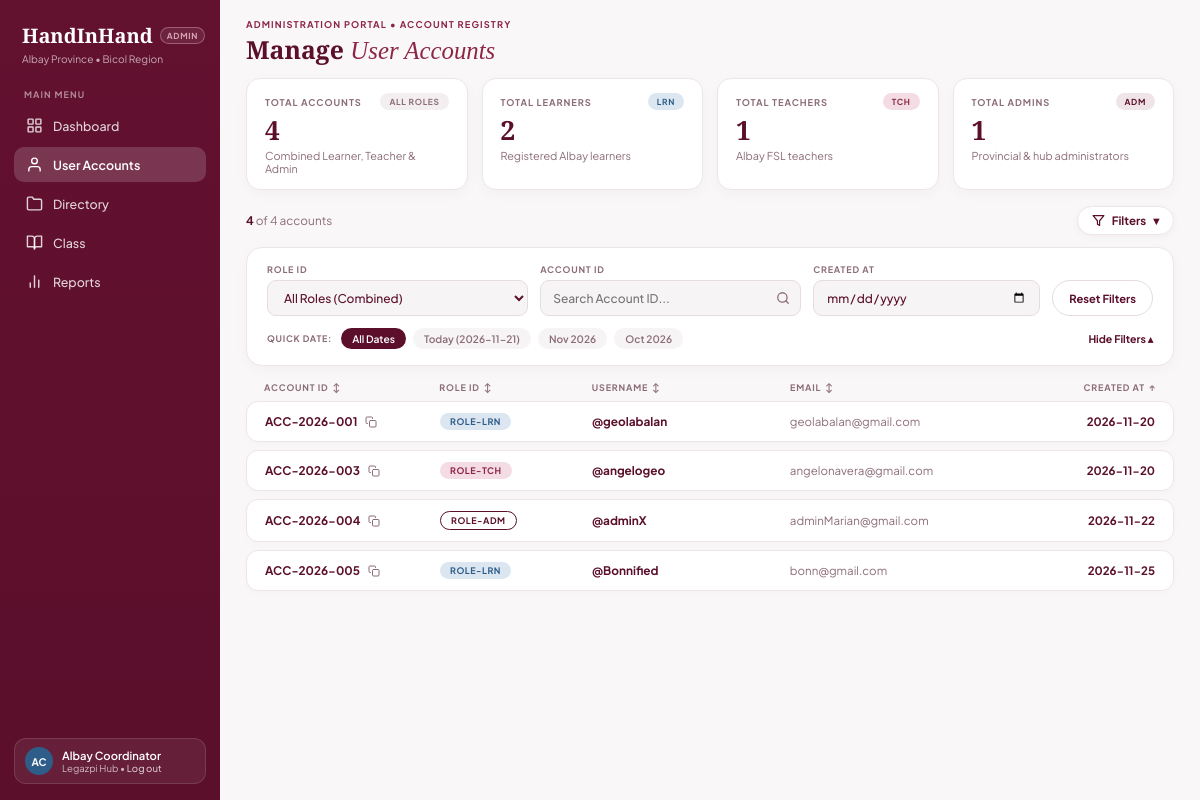
The page /admin_users.php on the database its author committed.
### tables this page shows
CREATE TABLE `accounts` (
  `account_id` int(11) NOT NULL,
  `role_id` int(11) NOT NULL,
  `username` varchar(30) NOT NULL,
  `email` varchar(255) NOT NULL,
  `password_hash` varchar(255) NOT NULL,
  `created_at` timestamp NOT NULL DEFAULT current_timestamp()
);

### admin_users.php (the view, shortened to what this page needs)
<?php
require_once __DIR__ . '/includes/db_connect.php';
$coordinator_name = 'Albay Coordinator';
$coordinator_hub  = 'Legazpi Hub';
$name_parts = preg_split('/\s+/', trim($coordinator_name));
$initials   = strtoupper(substr($name_parts[0] ?? 'A', 0, 1) . substr($name_parts[1] ?? 'C', 0, 1));
$accounts_list = [];
$count_total    = 0;
$count_learners = 0;
$count_teachers = 0;
$count_admins   = 0;
if ($conn) {
    try {
        $sql = "
            SELECT
                account_id,
                role_id,
                username,
                email,
                DATE(created_at) AS created_date,
                YEAR(created_at) AS created_year
            FROM accounts
            ORDER BY account_id ASC
        ";
        $res = $conn->query($sql);
        while ($row = $res->fetch_assoc()) {
            $rid  = (int)$row['role_id'];
            $year = $row['created_year'] ?: '2026';
            $code = sprintf('ACC-%s-%03d', $year, (int)$row['account_id']);
            if ($rid === 1) {
                $role_code = 'ROLE-ADM';
                $count_admins++;
            } elseif ($rid === 2) {
                $role_code = 'ROLE-TCH';
                $count_teachers++;
            } else {
                $role_code = 'ROLE-LRN';
                $count_learners++;
            }
            $count_total++;
            $uname = str_starts_with($row['username'], '@') ? $row['username'] : '@' . $row['username'];
            $accounts_list[] = [
                'raw_id'       => (int)$row['account_id'],
                'account_code' => $code,
                'role_code'    => $role_code,
                'username'     => $uname,
                'email'        => $row['email'],
                'created_at'   => $row['created_date'] ?: '2026-11-21'
            ];
        }
    } catch (Throwable $e) {
    }
}
?>
<!DOCTYPE html>
<html lang="en">
<head>
    <link rel="stylesheet" href="assets/css/admin.css?v=3">
</head>
<body>
<div class="admin-layout">
    <aside class="sidebar" id="adminSidebar">
        <div class="sidebar-top">
            <div class="brand-header">
                <div class="brand-row">
                    <a href="admin_dashboard.php" class="brand-title">HandInHand</a>
                    <span class="admin-pill">ADMIN</span>
                </div>
                <span class="brand-region">Albay Province &bull; Bicol Region</span>
            </div>
            <div class="menu-section">
                <span class="menu-label">MAIN MENU</span>
                <nav class="sidebar-nav" aria-label="Admin Navigation">
                    <a href="admin_dashboard.php" class="nav-item">
                        <span>Dashboard</span>
                    </a>
                    <a href="admin_users.php" class="nav-item active">
                        <svg width="17" height="17" viewBox="0 0 24 24" fill="none" stroke="currentColor" stroke-width="2" stroke-linecap="round" stroke-linejoin="round">
                            <path d="M20 21v-2a4 4 0 0 0-4-4H8a4 4 0 0 0-4 4v2"></path>
                            <circle cx="12" cy="7" r="4"></circle>
                        </svg>
                        <span>User Accounts</span>
                    </a>
                    <a href="admin_directory.php" class="nav-item">
                        <svg width="17" height="17" viewBox="0 0 24 24" fill="none" stroke="currentColor" stroke-width="2" stroke-linecap="round" stroke-linejoin="round">
                            <path d="M22 19a2 2 0 0 1-2 2H4a2 2 0 0 1-2-2V5a2 2 0 0 1 2-2h5l2 3h9a2 2 0 0 1 2 2z"></path>
                        </svg>
                        <span>Directory</span>
                    </a>
                    <a href="admin_classes.php" class="nav-item">
                        <svg width="17" height="17" viewBox="0 0 24 24" fill="none" stroke="currentColor" stroke-width="2" stroke-linecap="round" stroke-linejoin="round">
                            <path d="M2 3h6a4 4 0 0 1 4 4v14a3 3 0 0 0-3-3H2z"></path>
                            <path d="M22 3h-6a4 4 0 0 0-4 4v14a3 3 0 0 1 3-3h7z"></path>
                        </svg>
                        <span>Class</span>
                    </a>
                    <a href="admin_reports.php" class="nav-item">
                        <svg width="17" height="17" viewBox="0 0 24 24" fill="none" stroke="currentColor" stroke-width="2" stroke-linecap="round" stroke-linejoin="round">
                            <line x1="18" y1="20" x2="18" y2="10"></line>
                            <line x1="12" y1="20" x2="12" y2="4"></line>
                            <line x1="6" y1="20" x2="6" y2="14"></line>
                        </svg>
                        <span>Reports</span>
                    </a>
                </nav>
            </div>
        </div>
        <div class="sidebar-footer">
            <div class="coordinator-card">
                <div class="coord-avatar"><?php echo htmlspecialchars($initials); ?></div>
                <div class="coord-info">
                    <strong><?php echo htmlspecialchars($coordinator_name); ?></strong>
                    <span><?php echo htmlspecialchars($coordinator_hub); ?> &bull; <a href="actions/logout.php" class="logout-link">Log out</a></span>
                </div>
            </div>
        </div>
    </aside>
    <main class="main-content">
        <header class="page-header">
            <div class="header-titles">
                <span class="portal-eyebrow">ADMINISTRATION PORTAL &bull; ACCOUNT REGISTRY</span>
                <h1 class="page-title">Manage <em>User Accounts</em></h1>
            </div>
        </header>
        <section class="kpi-grid-4">
            <article class="kpi-card">
                <div class="kpi-top">
                    <span class="kpi-label">TOTAL ACCOUNTS</span>
                    <span class="mini-role-pill pill-neutral">ALL ROLES</span>
                </div>
                <div class="kpi-value"><?php echo number_format($count_total); ?></div>
                <p class="kpi-sub">Combined Learner, Teacher &amp; Admin</p>
            </article>
            <article class="kpi-card">
                <div class="kpi-top">
                    <span class="kpi-label">TOTAL LEARNERS</span>
                    <span class="mini-role-pill pill-lrn">LRN</span>
                </div>
                <div class="kpi-value"><?php echo number_format($count_learners); ?></div>
                <p class="kpi-sub">Registered Albay learners</p>
            </article>
            <article class="kpi-card">
                <div class="kpi-top">
                    <span class="kpi-label">TOTAL TEACHERS</span>
                    <span class="mini-role-pill pill-tch">TCH</span>
                </div>
                <div class="kpi-value"><?php echo number_format($count_teachers); ?></div>
                <p class="kpi-sub">Albay FSL teachers</p>
            </article>
            <article class="kpi-card">
                <div class="kpi-top">
                    <span class="kpi-label">TOTAL ADMINS</span>
                    <span class="mini-role-pill pill-adm">ADM</span>
                </div>
                <div class="kpi-value"><?php echo number_format($count_admins); ?></div>
                <p class="kpi-sub">Provincial &amp; hub administrators</p>
            </article>
        </section>
        <div class="registry-toolbar">
            <span class="accounts-counter" id="accountsCounter">
                <strong><?php echo $count_total; ?></strong> of <?php echo $count_total; ?> accounts
            </span>
            <button type="button" class="filter-toggle-btn" id="filterToggleBtn" aria-expanded="true">
                <svg width="13" height="13" viewBox="0 0 24 24" fill="none" stroke="currentColor" stroke-width="2.2" stroke-linecap="round" stroke-linejoin="round">
                    <polygon points="22 3 2 3 10 12.46 10 19 14 21 14 12.46 22 3"></polygon>
                </svg>
                <span>Filters</span>
                <span class="chevron-icon" id="filterChevron">&#9662;</span>
            </button>
        </div>
        <section class="filter-panel-card" id="filterPanelCard">
            <div class="filter-controls-row">
                <div class="filter-field">
                    <label for="roleFilterSelect">ROLE ID</label>
                    <select id="roleFilterSelect">
                        <option value="ALL">All Roles (Combined)</option>
                    </select>
                </div>
                <div class="filter-field">
                    <label for="accountSearchInput">ACCOUNT ID</label>
                    <div class="search-input-wrap">
                        <input type="text" id="accountSearchInput" placeholder="Search Account ID...">
                    </div>
                </div>
                <div class="filter-field">
                    <label for="createdDateInput">CREATED AT</label>
                    <input type="date" id="createdDateInput">
                </div>
                <button type="button" class="btn-reset-filters" id="resetFiltersBtn">Reset Filters</button>
            </div>
            <div class="quick-date-row">
                <div class="quick-date-pills">
                    <span class="quick-date-label">QUICK DATE:</span>
                    <button type="button" class="qdate-pill active" data-qdate="ALL">All Dates</button>
                    <button type="button" class="qdate-pill" data-qdate="2026-11-21">Today (2026-11-21)</button>
                    <button type="button" class="qdate-pill" data-qdate="2026-11">Nov 2026</button>
                    <button type="button" class="qdate-pill" data-qdate="2026-10">Oct 2026</button>
                </div>
                <button type="button" class="hide-filters-link" id="hideFiltersBtn">Hide Filters &#9652;</button>
            </div>
        </section>
        <section class="registry-table-section" data-total-count="<?php echo $count_total; ?>">
            <div class="registry-grid-header">
                <button type="button" class="sort-col-btn" data-sort="account">ACCOUNT ID <span class="sort-arrows">&#8597;</span></button>
                <button type="button" class="sort-col-btn" data-sort="role">ROLE ID <span class="sort-arrows">&#8597;</span></button>
                <button type="button" class="sort-col-btn" data-sort="username">USERNAME <span class="sort-arrows">&#8597;</span></button>
                <button type="button" class="sort-col-btn" data-sort="email">EMAIL <span class="sort-arrows">&#8597;</span></button>
                <button type="button" class="sort-col-btn align-right" data-sort="date">CREATED AT <span class="sort-arrows">&#8593;</span></button>
            </div>
            <div class="registry-rows-stack" id="registryRowsStack">
                <?php foreach ($accounts_list as $acc): ?>
                    <?php
                        $badge_class = match ($acc['role_code']) {
                            'ROLE-ADM' => 'badge-adm',
                            'ROLE-TCH' => 'badge-tch',
                            default    => 'badge-lrn',
                        };
                    ?>
                    <article class="account-row-card"
                             data-account="<?php echo htmlspecialchars(strtolower($acc['account_code'])); ?>"
                             data-role="<?php echo htmlspecialchars($acc['role_code']); ?>"
                             data-username="<?php echo htmlspecialchars(strtolower($acc['username'])); ?>"
                             data-email="<?php echo htmlspecialchars(strtolower($acc['email'])); ?>"
                             data-date="<?php echo htmlspecialchars($acc['created_at']); ?>">
                        <div class="col-account">
                            <span class="acc-code-text"><?php echo htmlspecialchars($acc['account_code']); ?></span>
                            <button type="button" class="copy-id-btn" data-copy="<?php echo htmlspecialchars($acc['account_code']); ?>" title="Copy Account ID">
                                <svg width="12" height="12" viewBox="0 0 24 24" fill="none" stroke="currentColor" stroke-width="2" stroke-linecap="round" stroke-linejoin="round">
                                    <rect x="9" y="9" width="13" height="13" rx="2" ry="2"></rect>
                                    <path d="M5 15H4a2 2 0 0 1-2-2V4a2 2 0 0 1 2-2h9a2 2 0 0 1 2 2v1"></path>
                                </svg>
                            </button>
                        </div>
                        <div class="col-role">
                            <span class="registry-role-badge <?php echo $badge_class; ?>">
                                <?php echo htmlspecialchars($acc['role_code']); ?>
                            </span>
                        </div>
                        <div class="col-username">
                            <?php echo htmlspecialchars($acc['username']); ?>
                        </div>
                        <div class="col-email">
                            <?php echo htmlspecialchars($acc['email']); ?>
                        </div>
                        <div class="col-date">
                            <?php echo htmlspecialchars($acc['created_at']); ?>
                        </div>
                    </article>
                <?php endforeach; ?>
            </div>
        </section>
    </main>
</div>
</body>
</html>

### rows shown on the page
accounts: account_code "ACC-2026-001", role_code "ROLE-LRN", username "@geolabalan", email "geolabalan@gmail.com", created_at "2026-11-20"
accounts: account_code "ACC-2026-003", role_code "ROLE-TCH", username "@angelogeo", email "angelonavera@gmail.com", created_at "2026-11-20"
accounts: account_code "ACC-2026-004", role_code "ROLE-ADM", username "@adminX", email "adminMarian@gmail.com", created_at "2026-11-22"
accounts: account_code "ACC-2026-005", role_code "ROLE-LRN", username "@Bonnified", email "bonn@gmail.com", created_at "2026-11-25"

### other values the page prints
$initials "AC"
$coordinator_name "Albay Coordinator"
$coordinator_hub "Legazpi Hub"
$count_total "4"
$count_learners "2"
$count_teachers "1"
$count_admins "1"
